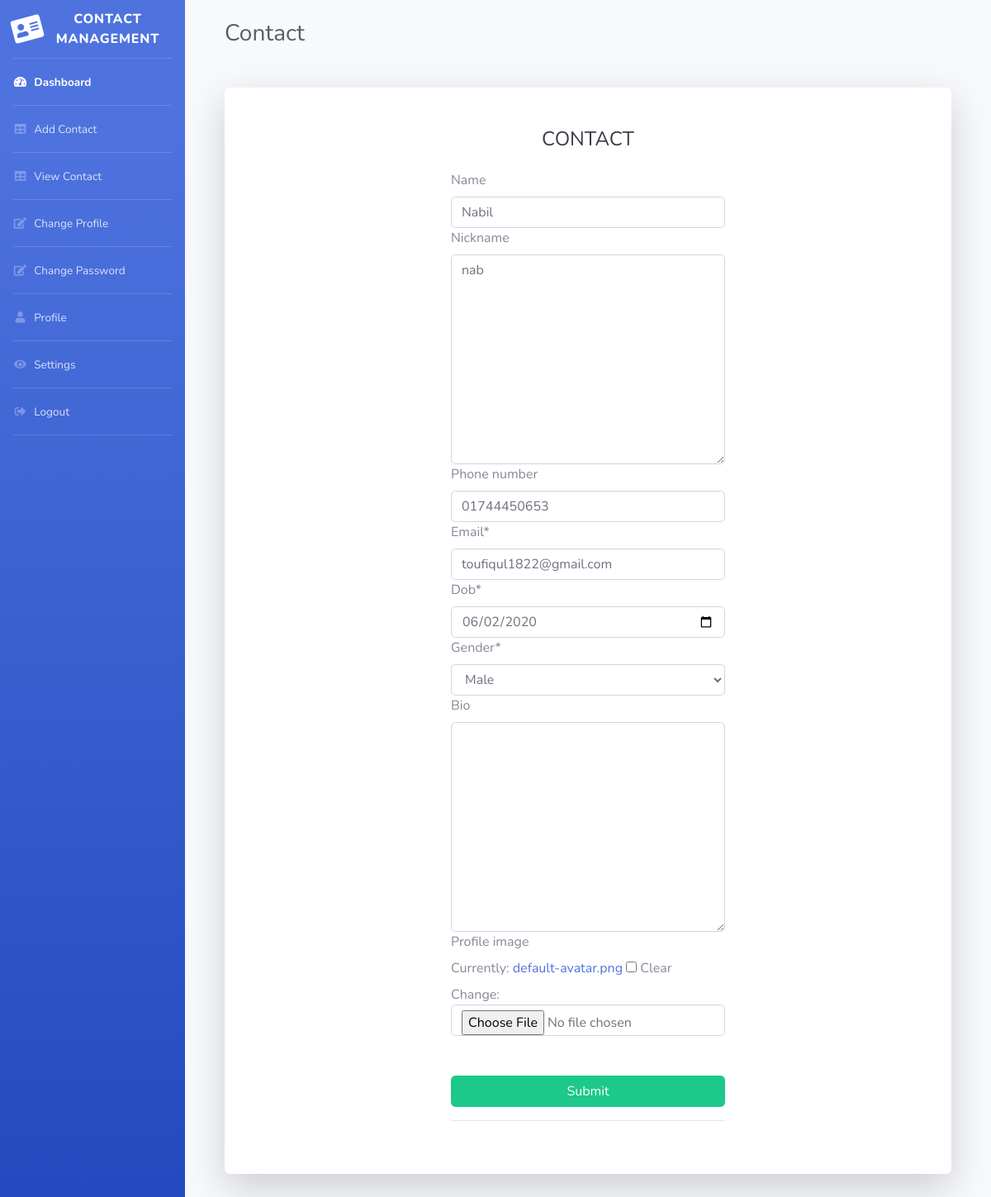
The app's page /editContact/3 with its own data.
### Contact/models.py (models this page shows, shortened)
class Contact(models.Model):
    username = models.ForeignKey(User, on_delete=models.CASCADE)
    name = models.CharField(max_length=30,null=True, blank=True)
    nickname = models.TextField(max_length=64, null=True, blank=True)
    phone_number = models.CharField(max_length=12, blank=True)
    email = models.EmailField()
    dob = models.DateField(null=True, blank=True)
    gender = models.CharField(max_length=8,
                              choices=GENDER_CHOICES, )
    bio = models.TextField(max_length=1024, null=True, blank=True)
    profile_image = models.ImageField(default='default-avatar.png', upload_to='Contact_profile/', null=True, blank=True)

### Contact/views.py (the view)
# urls.py: path('editContact/<int:pk>', Contact_views.updateContact, name='editContact'),
def updateContact(request,pk):
    training = get_object_or_404(Contact, pk=pk)
    form = ContactForm(request.POST or None, request.FILES or None, instance=training)
    if form.is_valid():
        form.save()
        messages.success(request, "Contact Updated Successfully")
        return redirect("viewContact")
    return render(request, 'Contact/ContactFrom.html', {'form': form})

### Contact/forms.py
class ContactForm(forms.ModelForm):
    dob = forms.DateField(widget=forms.widgets.DateInput(attrs={"type": "date"}))
    def __init__(self, *args, **kwargs):
        super(ContactForm, self).__init__(*args, **kwargs)
        for name in self.fields.keys():
            self.fields[name].widget.attrs.update({
                'class': 'form-control',
            })
    class Meta:
        model = Contact
        fields = [
            'name','nickname','phone_number','email','dob','gender','bio','profile_image',
        ]

### Contact/templates/Contact/ContactFrom.html (shortened to what this page needs)
{% extends 'Contact/index.html' %}
{% load static %}
{% load crispy_forms_tags %}
{% block content %}
    <div class="container-fluid">
        <div class="d-sm-flex align-items-center justify-content-between mb-4 mt-4">
        <h1 class="h3 mb-0 text-gray-800">Contact</h1>
        </div>
        <div class="card o-hidden border-0 shadow-lg my-5">
          <div class="card-body p-0">
            <div class="row">
              <div class="col-lg-3"></div>
              <div class="col-lg-6">
                <div class="p-5">
                  <div class="text-center">
                    <h1 class="h4 text-gray-900 mb-4">CONTACT</h1>
                  </div>
                  <form method="POST" enctype="multipart/form-data">
                    {{form | crispy}}
                      <br>
                      <br>
                    <button type="submit" class="btn btn-success btn-block">Submit</button>
                  </form>
                  <hr>
                </div>
              </div>
            </div>
          </div>
        </div>
    </div>
{% endblock content %}

### records on screen
Contact: name "Nabil", nickname "nab", phone_number "01744450653", email "toufiqul1822@gmail.com", dob "06/02/2020", gender "Male"
